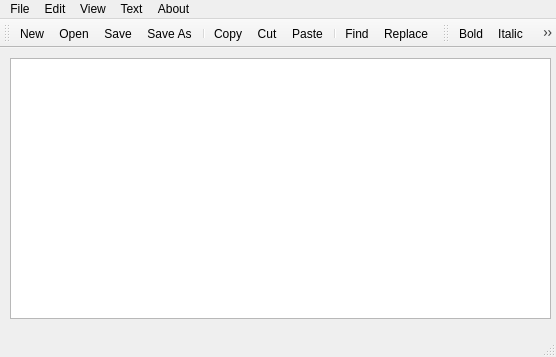
<?xml version="1.0" encoding="UTF-8"?>
<ui version="4.0">
 <class>MainWindow</class>
 <widget class="QMainWindow" name="MainWindow">
  <property name="geometry">
   <rect>
    <x>0</x>
    <y>0</y>
    <width>556</width>
    <height>357</height>
   </rect>
  </property>
  <property name="windowTitle">
   <string>MainWindow</string>
  </property>
  <widget class="QWidget" name="centralwidget">
   <widget class="QTextEdit" name="textEdit">
    <property name="geometry">
     <rect>
      <x>10</x>
      <y>10</y>
      <width>541</width>
      <height>261</height>
     </rect>
    </property>
   </widget>
  </widget>
  <widget class="QMenuBar" name="menubar">
   <property name="geometry">
    <rect>
     <x>0</x>
     <y>0</y>
     <width>556</width>
     <height>21</height>
    </rect>
   </property>
   <widget class="QMenu" name="menuFile">
    <property name="title">
     <string>File</string>
    </property>
    <addaction name="actionNew"/>
    <addaction name="actionOpen"/>
    <addaction name="actionSave"/>
    <addaction name="actionSave_As"/>
    <addaction name="actionExit"/>
   </widget>
   <widget class="QMenu" name="menuEdit">
    <property name="title">
     <string>Edit</string>
    </property>
    <addaction name="actionCopy"/>
    <addaction name="actionCut"/>
    <addaction name="actionPaste"/>
    <addaction name="separator"/>
    <addaction name="actionFind"/>
    <addaction name="actionReplace"/>
    <addaction name="separator"/>
    <addaction name="actionUndo"/>
    <addaction name="actionRedo"/>
    <addaction name="separator"/>
    <addaction name="actionSelect_All"/>
   </widget>
   <widget class="QMenu" name="menuView">
    <property name="title">
     <string>View</string>
    </property>
    <addaction name="actionZoom_In"/>
    <addaction name="actionZoom_Out"/>
   </widget>
   <widget class="QMenu" name="menuTest">
    <property name="title">
     <string>Text</string>
    </property>
    <addaction name="actionBold"/>
    <addaction name="actionItalic"/>
    <addaction name="actionUnderline"/>
    <addaction name="actionStrike"/>
    <addaction name="separator"/>
    <addaction name="actionColor"/>
    <addaction name="separator"/>
    <addaction name="actionFont"/>
   </widget>
   <widget class="QMenu" name="menuAbout">
    <property name="title">
     <string>About</string>
    </property>
    <addaction name="actionHelp"/>
    <addaction name="actionAbout"/>
   </widget>
   <addaction name="menuFile"/>
   <addaction name="menuEdit"/>
   <addaction name="menuView"/>
   <addaction name="menuTest"/>
   <addaction name="menuAbout"/>
  </widget>
  <widget class="QStatusBar" name="statusbar"/>
  <widget class="QToolBar" name="toolBar">
   <property name="windowTitle">
    <string>toolBar</string>
   </property>
   <attribute name="toolBarArea">
    <enum>TopToolBarArea</enum>
   </attribute>
   <attribute name="toolBarBreak">
    <bool>false</bool>
   </attribute>
   <addaction name="actionNew"/>
   <addaction name="actionOpen"/>
   <addaction name="actionSave"/>
   <addaction name="actionSave_As"/>
   <addaction name="separator"/>
   <addaction name="actionCopy"/>
   <addaction name="actionCut"/>
   <addaction name="actionPaste"/>
   <addaction name="separator"/>
   <addaction name="actionFind"/>
   <addaction name="actionReplace"/>
  </widget>
  <widget class="QToolBar" name="toolBar_2">
   <property name="windowTitle">
    <string>toolBar_2</string>
   </property>
   <attribute name="toolBarArea">
    <enum>TopToolBarArea</enum>
   </attribute>
   <attribute name="toolBarBreak">
    <bool>false</bool>
   </attribute>
   <addaction name="actionBold"/>
   <addaction name="actionItalic"/>
   <addaction name="actionUnderline"/>
   <addaction name="actionStrike"/>
   <addaction name="separator"/>
   <addaction name="actionColor"/>
   <addaction name="separator"/>
   <addaction name="actionFont"/>
  </widget>
  <action name="actionNew">
   <property name="icon">
    <iconset resource="resources.qrc">
     <normaloff>:/files/images/new.png</normaloff>:/files/images/new.png</iconset>
   </property>
   <property name="text">
    <string>New</string>
   </property>
   <property name="shortcut">
    <string>Ctrl+N</string>
   </property>
  </action>
  <action name="actionOpen">
   <property name="icon">
    <iconset resource="resources.qrc">
     <normaloff>:/files/images/open.png</normaloff>:/files/images/open.png</iconset>
   </property>
   <property name="text">
    <string>Open</string>
   </property>
   <property name="shortcut">
    <string>Ctrl+O</string>
   </property>
  </action>
  <action name="actionSave">
   <property name="icon">
    <iconset resource="resources.qrc">
     <normaloff>:/files/images/save.png</normaloff>:/files/images/save.png</iconset>
   </property>
   <property name="text">
    <string>Save</string>
   </property>
   <property name="shortcut">
    <string>Ctrl+S</string>
   </property>
  </action>
  <action name="actionSave_As">
   <property name="icon">
    <iconset resource="resources.qrc">
     <normaloff>:/files/images/saveas.png</normaloff>:/files/images/saveas.png</iconset>
   </property>
   <property name="text">
    <string>Save As</string>
   </property>
   <property name="shortcut">
    <string>Ctrl+Shift+S</string>
   </property>
  </action>
  <action name="actionExit">
   <property name="icon">
    <iconset resource="resources.qrc">
     <normaloff>:/files/images/cancel.png</normaloff>:/files/images/cancel.png</iconset>
   </property>
   <property name="text">
    <string>Exit</string>
   </property>
  </action>
  <action name="actionCopy">
   <property name="icon">
    <iconset resource="resources.qrc">
     <normaloff>:/files/images/copy.png</normaloff>:/files/images/copy.png</iconset>
   </property>
   <property name="text">
    <string>Copy</string>
   </property>
   <property name="shortcut">
    <string>Ctrl+C</string>
   </property>
  </action>
  <action name="actionCut">
   <property name="icon">
    <iconset resource="resources.qrc">
     <normaloff>:/files/images/cut.png</normaloff>:/files/images/cut.png</iconset>
   </property>
   <property name="text">
    <string>Cut</string>
   </property>
   <property name="shortcut">
    <string>Ctrl+X</string>
   </property>
  </action>
  <action name="actionPaste">
   <property name="icon">
    <iconset resource="resources.qrc">
     <normaloff>:/files/images/paste.png</normaloff>:/files/images/paste.png</iconset>
   </property>
   <property name="text">
    <string>Paste</string>
   </property>
   <property name="shortcut">
    <string>Ctrl+V</string>
   </property>
  </action>
  <action name="actionFind">
   <property name="icon">
    <iconset resource="resources.qrc">
     <normaloff>:/files/images/find.png</normaloff>:/files/images/find.png</iconset>
   </property>
   <property name="text">
    <string>Find</string>
   </property>
   <property name="shortcut">
    <string>Ctrl+F</string>
   </property>
  </action>
  <action name="actionReplace">
   <property name="icon">
    <iconset resource="resources.qrc">
     <normaloff>:/files/images/text_replace.png</normaloff>:/files/images/text_replace.png</iconset>
   </property>
   <property name="text">
    <string>Replace</string>
   </property>
   <property name="shortcut">
    <string>Ctrl+R</string>
   </property>
  </action>
  <action name="actionSelect_All">
   <property name="icon">
    <iconset resource="resources.qrc">
     <normaloff>:/files/images/select_all.png</normaloff>:/files/images/select_all.png</iconset>
   </property>
   <property name="text">
    <string>Select All</string>
   </property>
   <property name="shortcut">
    <string>Ctrl+A</string>
   </property>
  </action>
  <action name="actionZoom_In">
   <property name="icon">
    <iconset resource="resources.qrc">
     <normaloff>:/files/images/zoom_in.png</normaloff>:/files/images/zoom_in.png</iconset>
   </property>
   <property name="text">
    <string>Zoom In</string>
   </property>
   <property name="shortcut">
    <string>Ctrl++</string>
   </property>
  </action>
  <action name="actionZoom_Out">
   <property name="icon">
    <iconset resource="resources.qrc">
     <normaloff>:/files/images/zoom_out.png</normaloff>:/files/images/zoom_out.png</iconset>
   </property>
   <property name="text">
    <string>Zoom Out</string>
   </property>
   <property name="shortcut">
    <string>Ctrl+-</string>
   </property>
  </action>
  <action name="actionBold">
   <property name="icon">
    <iconset resource="resources.qrc">
     <normaloff>:/files/images/text_bold.png</normaloff>:/files/images/text_bold.png</iconset>
   </property>
   <property name="text">
    <string>Bold</string>
   </property>
   <property name="shortcut">
    <string>Ctrl+Alt+B</string>
   </property>
  </action>
  <action name="actionItalic">
   <property name="icon">
    <iconset resource="resources.qrc">
     <normaloff>:/files/images/text_italic.png</normaloff>:/files/images/text_italic.png</iconset>
   </property>
   <property name="text">
    <string>Italic</string>
   </property>
   <property name="shortcut">
    <string>Ctrl+Alt+I</string>
   </property>
  </action>
  <action name="actionUnderline">
   <property name="icon">
    <iconset resource="resources.qrc">
     <normaloff>:/files/images/text_underline.png</normaloff>:/files/images/text_underline.png</iconset>
   </property>
   <property name="text">
    <string>Underline</string>
   </property>
   <property name="shortcut">
    <string>Ctrl+Alt+U</string>
   </property>
  </action>
  <action name="actionStrike">
   <property name="icon">
    <iconset resource="resources.qrc">
     <normaloff>:/files/images/text_strikethrough.png</normaloff>:/files/images/text_strikethrough.png</iconset>
   </property>
   <property name="text">
    <string>Strike</string>
   </property>
   <property name="shortcut">
    <string>Ctrl+Alt+ß</string>
   </property>
  </action>
  <action name="actionColor">
   <property name="icon">
    <iconset resource="resources.qrc">
     <normaloff>:/files/images/color.png</normaloff>:/files/images/color.png</iconset>
   </property>
   <property name="text">
    <string>Color</string>
   </property>
   <property name="shortcut">
    <string>Ctrl+Alt+C</string>
   </property>
  </action>
  <action name="actionFont">
   <property name="icon">
    <iconset resource="resources.qrc">
     <normaloff>:/files/images/font.png</normaloff>:/files/images/font.png</iconset>
   </property>
   <property name="text">
    <string>Font</string>
   </property>
   <property name="shortcut">
    <string>Ctrl+Alt+F</string>
   </property>
  </action>
  <action name="actionHelp">
   <property name="icon">
    <iconset resource="resources.qrc">
     <normaloff>:/files/images/help.png</normaloff>:/files/images/help.png</iconset>
   </property>
   <property name="text">
    <string>Help</string>
   </property>
  </action>
  <action name="actionAbout">
   <property name="icon">
    <iconset resource="resources.qrc">
     <normaloff>:/files/images/about.png</normaloff>:/files/images/about.png</iconset>
   </property>
   <property name="text">
    <string>About</string>
   </property>
  </action>
  <action name="actionUndo">
   <property name="icon">
    <iconset resource="resources.qrc">
     <normaloff>:/files/images/arrow_undo.png</normaloff>:/files/images/arrow_undo.png</iconset>
   </property>
   <property name="text">
    <string>Undo</string>
   </property>
   <property name="shortcut">
    <string>Ctrl+Z</string>
   </property>
  </action>
  <action name="actionRedo">
   <property name="icon">
    <iconset resource="resources.qrc">
     <normaloff>:/files/images/arrow_redo.png</normaloff>:/files/images/arrow_redo.png</iconset>
   </property>
   <property name="text">
    <string>Redo</string>
   </property>
   <property name="shortcut">
    <string>Ctrl+Shift+Z</string>
   </property>
  </action>
 </widget>
 <resources>
  <include location="resources.qrc"/>
 </resources>
 <connections/>
</ui>
